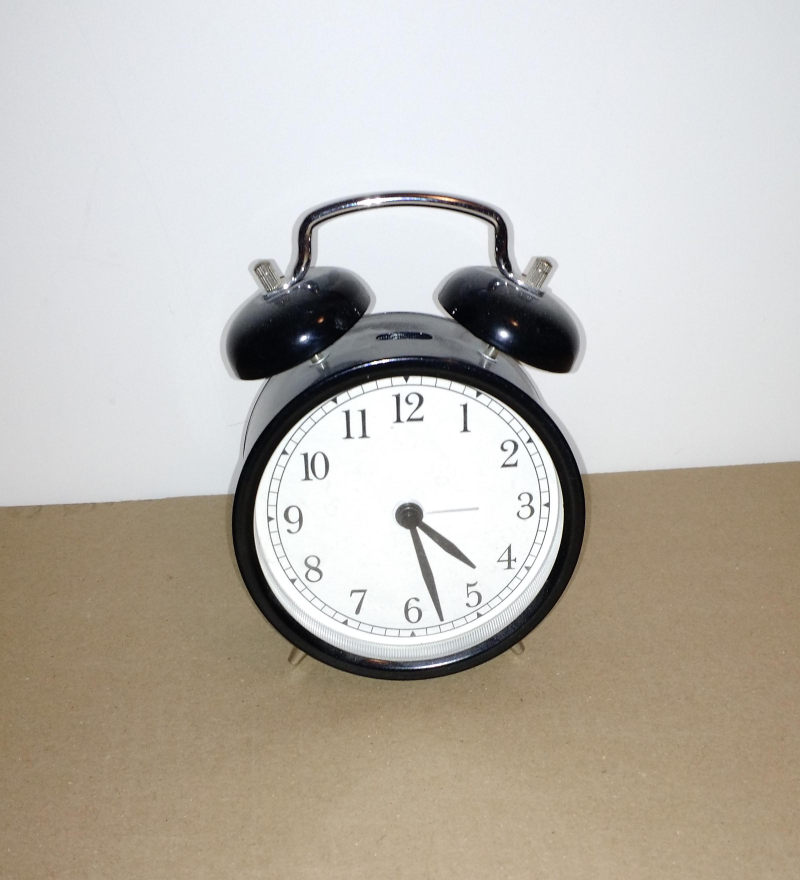
#> input picture Python/wecker.jpg, 2400 x 2640 px (shown at 1/3 size)
$ python scale_pics.py
#> lines starting #> are read from the running program, lines starting #| are printed output that depends on the picture
import numpy as np
from numpy import pi
import matplotlib.pyplot as plt

import cv2

img = cv2.imread('wecker.jpg')
#> img is the input picture: shape (2640, 2400, 3); mean B, G, R 177.2, 185.4, 190.6

rows, cols, chan = img.shape
#> rows = 2640; cols = 2400; chan = 3

img_small = cv2.resize(img, (cols/5, rows/5))
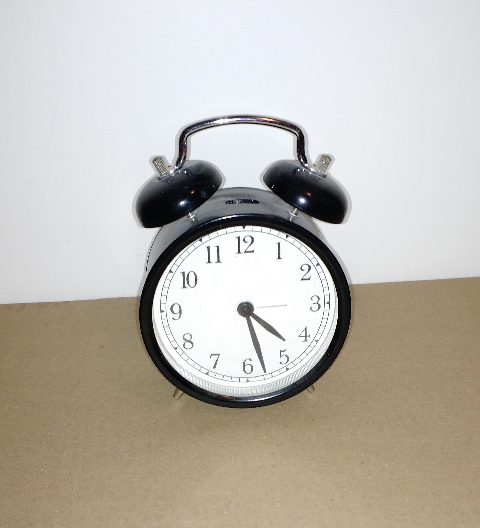
#> img_small: shape (528, 480, 3); mean B, G, R 177.2, 185.4, 190.6

cv2.imwrite('wecker_small.jpg', img_small)
